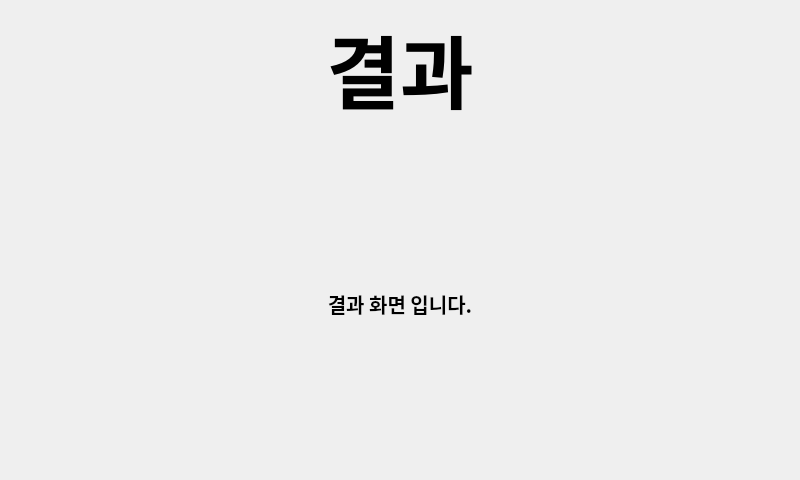
<?xml version="1.0" encoding="UTF-8"?>
<ui version="4.0">
 <class>Form</class>
 <widget class="QWidget" name="Form">
  <property name="geometry">
   <rect>
    <x>0</x>
    <y>0</y>
    <width>800</width>
    <height>480</height>
   </rect>
  </property>
  <property name="sizePolicy">
   <sizepolicy hsizetype="Expanding" vsizetype="Fixed">
    <horstretch>0</horstretch>
    <verstretch>0</verstretch>
   </sizepolicy>
  </property>
  <property name="minimumSize">
   <size>
    <width>400</width>
    <height>240</height>
   </size>
  </property>
  <property name="windowTitle">
   <string>메인창</string>
  </property>
  <layout class="QGridLayout" name="gridLayout" rowstretch="4,0">
   <property name="sizeConstraint">
    <enum>QLayout::SetDefaultConstraint</enum>
   </property>
   <property name="leftMargin">
    <number>10</number>
   </property>
   <property name="topMargin">
    <number>10</number>
   </property>
   <property name="rightMargin">
    <number>10</number>
   </property>
   <property name="bottomMargin">
    <number>10</number>
   </property>
   <property name="spacing">
    <number>10</number>
   </property>
   <item row="0" column="0">
    <widget class="QLabel" name="label">
     <property name="sizePolicy">
      <sizepolicy hsizetype="Expanding" vsizetype="Fixed">
       <horstretch>0</horstretch>
       <verstretch>0</verstretch>
      </sizepolicy>
     </property>
     <property name="font">
      <font>
       <family>맑은 고딕</family>
       <pointsize>60</pointsize>
       <weight>75</weight>
       <bold>true</bold>
      </font>
     </property>
     <property name="layoutDirection">
      <enum>Qt::LeftToRight</enum>
     </property>
     <property name="text">
      <string>결과</string>
     </property>
     <property name="alignment">
      <set>Qt::AlignCenter</set>
     </property>
    </widget>
   </item>
   <item row="1" column="0">
    <widget class="QLabel" name="label_2">
     <property name="font">
      <font>
       <family>맑은 고딕</family>
       <pointsize>15</pointsize>
       <weight>75</weight>
       <bold>true</bold>
      </font>
     </property>
     <property name="text">
      <string>결과 화면 입니다.</string>
     </property>
     <property name="alignment">
      <set>Qt::AlignCenter</set>
     </property>
    </widget>
   </item>
  </layout>
 </widget>
 <resources/>
 <connections/>
</ui>
